Frame 1 (no input): blank canvas, image omitted
Frame 60 (the mouse pressed at the canvas centre just before this capture): blank canvas, image omitted
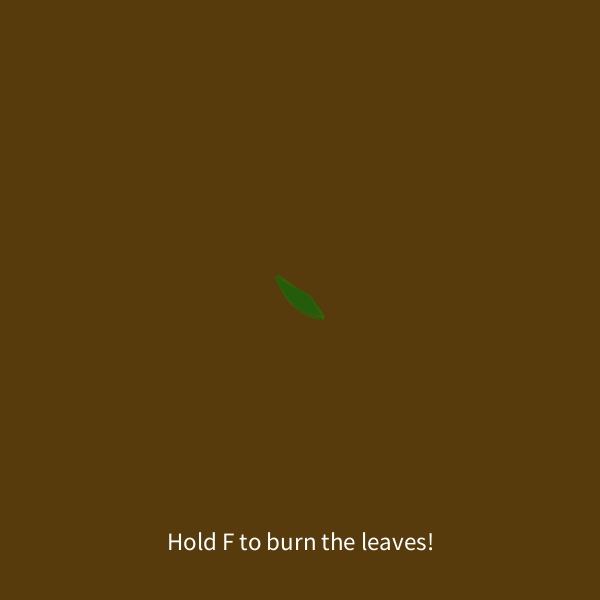
Frame 120 (the mouse held since frame 60 and released just before this capture)

The Processing sketch whose frames 1 and 60 were blank and that drew this single picture after the mouse press (run headless with seeded random() and noise(); from frame 60 on, the mouse is pressed at the canvas centre):

// Processing sketch: processing_110977
// ── processing_110977.pde

boolean write = false;
int FireButton = 0;
void setup()
{
  size(600,600);
  noStroke();
  background(87,59,12);
  frameRate(15);
}

void draw()

{
 
  
 if (write == true)
 {
   fill(random(35,70),random(70,110),random(0,20));
   bezier(mouseX-random(20,25),mouseY-random(20,25),mouseX-random(13,18),mouseY-random(2,7),mouseX-random(0,5),mouseY+random(13,18),mouseX+random(20,25),mouseY+random(15,20));
   bezier(mouseX-random(20,25),mouseY-random(20,25),mouseX+random(13,18),mouseY+random(2,7),mouseX+random(0,5),mouseY-random(13,18),mouseX+random(20,25),mouseY+random(15,20));
   fill(87,59,12);
   rectMode(CENTER);
   rect(300,550,350,70);
   textAlign(CENTER);
   textSize(25);
   fill(255);
   text("Hold F to burn the leaves!",300,550);
 }
 

 
  if (keyPressed)
  {
    if (key == 'd' || key == 'D')
    {
      background(random(70,99),random(40,70),random(0,20));
     textAlign(CENTER);
     textSize(25);
     fill(255);
     text("Make new leaves again!",300,550);
    }
    if (key == 'f' || key == 'F')
    {
     background(random(150,255),random(10,20),random(10,30));
     textAlign(CENTER);
     textSize(25);
     fill(255);
     text("Now hold D for new dirt!",300,550);
    }
  }
}

void mousePressed()
{
  write = true;
 
}

void mouseReleased()
{
  write = false;
}
